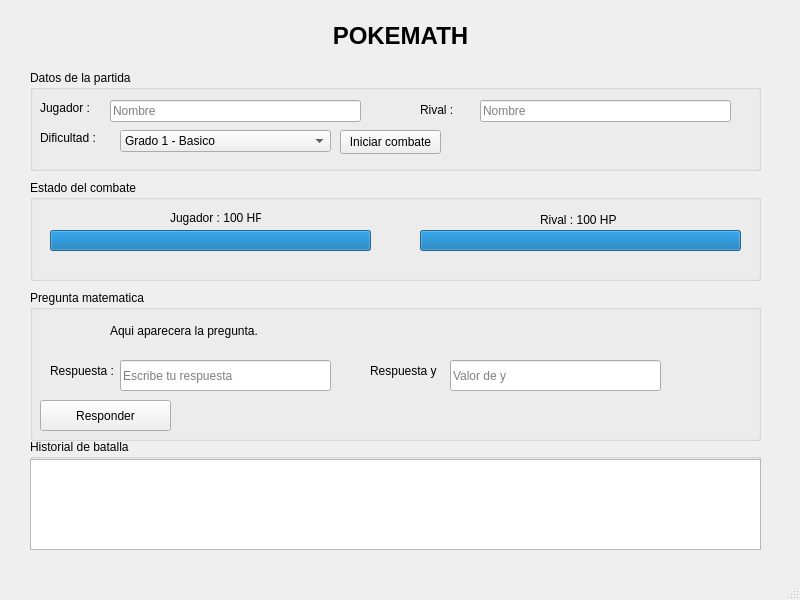
<?xml version="1.0" encoding="UTF-8"?>
<ui version="4.0">
 <class>MainWindow</class>
 <widget class="QMainWindow" name="MainWindow">
  <property name="geometry">
   <rect>
    <x>0</x>
    <y>0</y>
    <width>800</width>
    <height>600</height>
   </rect>
  </property>
  <property name="windowTitle">
   <string>MainWindow</string>
  </property>
  <widget class="QWidget" name="centralwidget">
   <widget class="QGroupBox" name="groupDatos">
    <property name="geometry">
     <rect>
      <x>30</x>
      <y>70</y>
      <width>731</width>
      <height>101</height>
     </rect>
    </property>
    <property name="title">
     <string>Datos de la partida</string>
    </property>
    <widget class="QLabel" name="labelDificultad">
     <property name="geometry">
      <rect>
       <x>10</x>
       <y>60</y>
       <width>61</width>
       <height>16</height>
      </rect>
     </property>
     <property name="text">
      <string>Dificultad :</string>
     </property>
    </widget>
    <widget class="QLabel" name="labelRival">
     <property name="geometry">
      <rect>
       <x>390</x>
       <y>30</y>
       <width>51</width>
       <height>20</height>
      </rect>
     </property>
     <property name="text">
      <string>Rival :</string>
     </property>
    </widget>
    <widget class="QPushButton" name="btnIniciar">
     <property name="geometry">
      <rect>
       <x>310</x>
       <y>60</y>
       <width>101</width>
       <height>24</height>
      </rect>
     </property>
     <property name="text">
      <string>Iniciar combate</string>
     </property>
    </widget>
    <widget class="QLineEdit" name="lineEditRival">
     <property name="geometry">
      <rect>
       <x>450</x>
       <y>30</y>
       <width>251</width>
       <height>22</height>
      </rect>
     </property>
     <property name="placeholderText">
      <string>Nombre</string>
     </property>
    </widget>
    <widget class="QLineEdit" name="lineEditJugador">
     <property name="geometry">
      <rect>
       <x>80</x>
       <y>30</y>
       <width>251</width>
       <height>22</height>
      </rect>
     </property>
     <property name="placeholderText">
      <string>Nombre</string>
     </property>
    </widget>
    <widget class="QLabel" name="labelJugador">
     <property name="geometry">
      <rect>
       <x>10</x>
       <y>30</y>
       <width>71</width>
       <height>16</height>
      </rect>
     </property>
     <property name="text">
      <string>Jugador :</string>
     </property>
    </widget>
    <widget class="QComboBox" name="comboDificultad">
     <property name="geometry">
      <rect>
       <x>90</x>
       <y>60</y>
       <width>211</width>
       <height>22</height>
      </rect>
     </property>
     <item>
      <property name="text">
       <string>Grado 1 - Basico</string>
      </property>
     </item>
     <item>
      <property name="text">
       <string>Grado 2 - Intermedio</string>
      </property>
     </item>
     <item>
      <property name="text">
       <string>Grado 3 - Avanzado</string>
      </property>
     </item>
    </widget>
   </widget>
   <widget class="QGroupBox" name="groupPregunta">
    <property name="geometry">
     <rect>
      <x>30</x>
      <y>290</y>
      <width>731</width>
      <height>151</height>
     </rect>
    </property>
    <property name="title">
     <string>Pregunta matematica</string>
    </property>
    <widget class="QLineEdit" name="lineEditRespuesta">
     <property name="geometry">
      <rect>
       <x>90</x>
       <y>70</y>
       <width>211</width>
       <height>31</height>
      </rect>
     </property>
     <property name="placeholderText">
      <string>Escribe tu respuesta</string>
     </property>
    </widget>
    <widget class="QLabel" name="labelPregunta">
     <property name="geometry">
      <rect>
       <x>80</x>
       <y>20</y>
       <width>351</width>
       <height>41</height>
      </rect>
     </property>
     <property name="text">
      <string>Aqui aparecera la pregunta.</string>
     </property>
     <property name="wordWrap">
      <bool>true</bool>
     </property>
    </widget>
    <widget class="QLabel" name="labelRespuesta">
     <property name="geometry">
      <rect>
       <x>20</x>
       <y>70</y>
       <width>91</width>
       <height>21</height>
      </rect>
     </property>
     <property name="text">
      <string>Respuesta :</string>
     </property>
    </widget>
    <widget class="QPushButton" name="btnResponder">
     <property name="geometry">
      <rect>
       <x>10</x>
       <y>110</y>
       <width>131</width>
       <height>31</height>
      </rect>
     </property>
     <property name="text">
      <string>Responder</string>
     </property>
    </widget>
    <widget class="QLabel" name="labelRespuesta2">
     <property name="geometry">
      <rect>
       <x>340</x>
       <y>70</y>
       <width>71</width>
       <height>21</height>
      </rect>
     </property>
     <property name="text">
      <string>Respuesta y :</string>
     </property>
    </widget>
    <widget class="QLineEdit" name="lineEditRespuesta2">
     <property name="geometry">
      <rect>
       <x>420</x>
       <y>70</y>
       <width>211</width>
       <height>31</height>
      </rect>
     </property>
     <property name="placeholderText">
      <string>Valor de y</string>
     </property>
    </widget>
   </widget>
   <widget class="QLabel" name="labelTitulo">
    <property name="geometry">
     <rect>
      <x>260</x>
      <y>10</y>
      <width>281</width>
      <height>51</height>
     </rect>
    </property>
    <property name="font">
     <font>
      <pointsize>18</pointsize>
      <bold>true</bold>
     </font>
    </property>
    <property name="text">
     <string>POKEMATH</string>
    </property>
    <property name="alignment">
     <set>Qt::AlignmentFlag::AlignCenter</set>
    </property>
    <property name="wordWrap">
     <bool>false</bool>
    </property>
   </widget>
   <widget class="QGroupBox" name="groupHistorial">
    <property name="geometry">
     <rect>
      <x>30</x>
      <y>439</y>
      <width>731</width>
      <height>111</height>
     </rect>
    </property>
    <property name="title">
     <string>Historial de batalla</string>
    </property>
    <widget class="QTextEdit" name="textEditHistorial">
     <property name="geometry">
      <rect>
       <x>0</x>
       <y>20</y>
       <width>731</width>
       <height>91</height>
      </rect>
     </property>
     <property name="readOnly">
      <bool>true</bool>
     </property>
    </widget>
   </widget>
   <widget class="QGroupBox" name="groupEstado">
    <property name="geometry">
     <rect>
      <x>30</x>
      <y>180</y>
      <width>731</width>
      <height>101</height>
     </rect>
    </property>
    <property name="title">
     <string>Estado del combate</string>
    </property>
    <widget class="QLabel" name="labelVidaRival">
     <property name="geometry">
      <rect>
       <x>510</x>
       <y>30</y>
       <width>91</width>
       <height>20</height>
      </rect>
     </property>
     <property name="text">
      <string>Rival : 100 HP</string>
     </property>
    </widget>
    <widget class="QProgressBar" name="progressBarRival">
     <property name="geometry">
      <rect>
       <x>390</x>
       <y>50</y>
       <width>321</width>
       <height>21</height>
      </rect>
     </property>
     <property name="value">
      <number>100</number>
     </property>
     <property name="textVisible">
      <bool>false</bool>
     </property>
    </widget>
    <widget class="QProgressBar" name="progressBarJugador">
     <property name="geometry">
      <rect>
       <x>20</x>
       <y>50</y>
       <width>321</width>
       <height>21</height>
      </rect>
     </property>
     <property name="value">
      <number>100</number>
     </property>
     <property name="textVisible">
      <bool>false</bool>
     </property>
    </widget>
    <widget class="QLabel" name="labelVidaJugador">
     <property name="geometry">
      <rect>
       <x>140</x>
       <y>30</y>
       <width>91</width>
       <height>16</height>
      </rect>
     </property>
     <property name="text">
      <string>Jugador : 100 HP</string>
     </property>
    </widget>
   </widget>
  </widget>
  <widget class="QMenuBar" name="menubar">
   <property name="geometry">
    <rect>
     <x>0</x>
     <y>0</y>
     <width>800</width>
     <height>22</height>
    </rect>
   </property>
  </widget>
  <widget class="QStatusBar" name="statusbar"/>
 </widget>
 <resources/>
 <connections/>
</ui>
